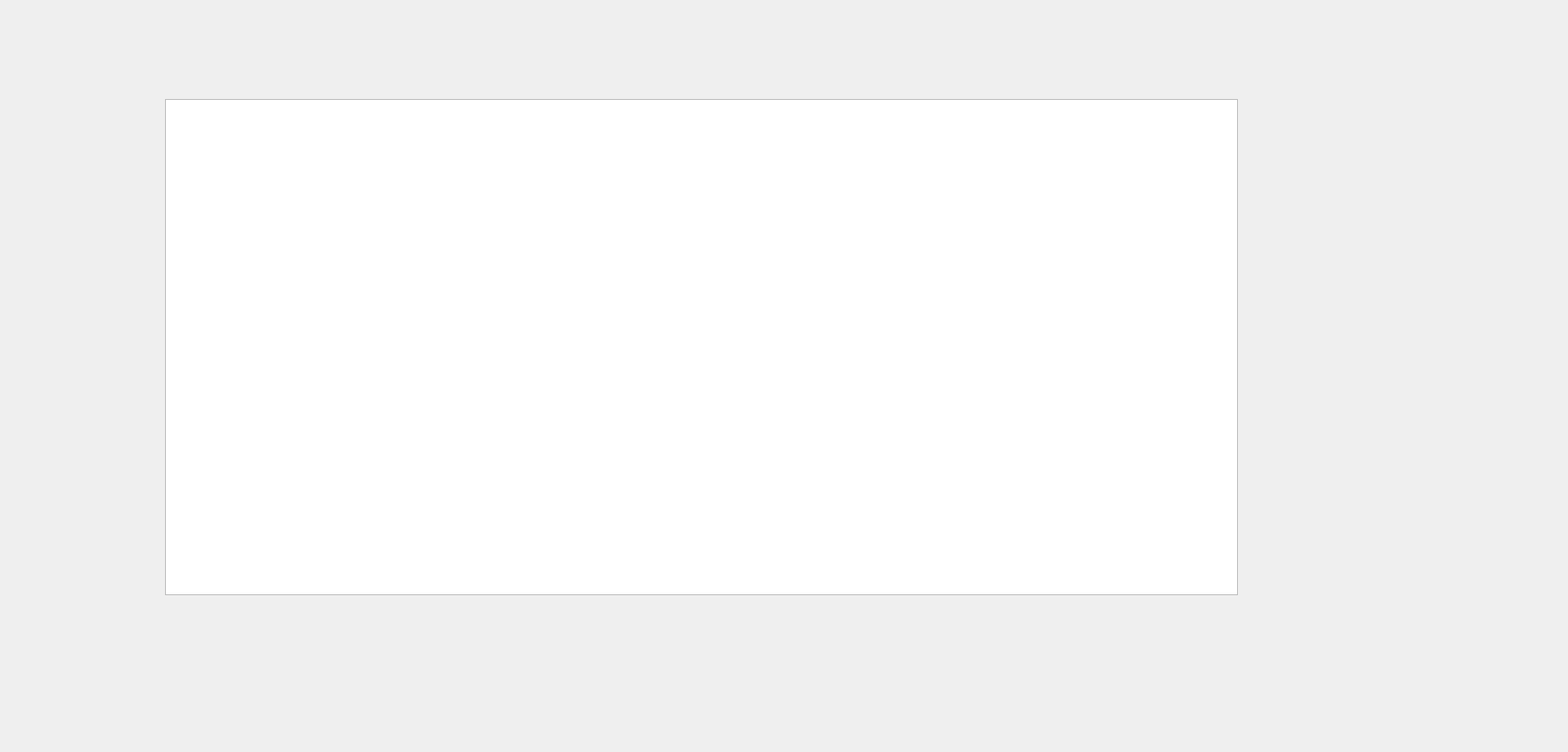
<?xml version="1.0" encoding="UTF-8"?>
<ui version="4.0">
 <class>inboxWindow2</class>
 <widget class="QWidget" name="inboxWindow2">
  <property name="geometry">
   <rect>
    <x>0</x>
    <y>0</y>
    <width>1900</width>
    <height>911</height>
   </rect>
  </property>
  <property name="windowTitle">
   <string>Form</string>
  </property>
  <widget class="QListWidget" name="listWidget">
   <property name="geometry">
    <rect>
     <x>200</x>
     <y>120</y>
     <width>1300</width>
     <height>601</height>
    </rect>
   </property>
   <property name="font">
    <font>
     <pointsize>14</pointsize>
    </font>
   </property>
   <property name="styleSheet">
    <string notr="true">QListView {
	outline:none;
    show-decoration-selected: 1;
}
 
QListView::item:alternate {
    background: #EEEEEE;
}
 
#listWidget::item {
    padding: 10px;
}
 
QListView::item:selected {
    border: 1px solid #6a6ea9;
}
 
QListView::item:selected:!active {
    background: qlineargradient(x1: 0, y1: 0, x2: 0, y2: 1,
                                stop: 0 #ABAFE5, stop: 1 #8588B2);
}
 
QListView::item:selected:active {
    background: qlineargradient(x1: 0, y1: 0, x2: 0, y2: 1,
                                stop: 0 #6a6ea9, stop: 1 #888dd9);
}
 
QListView::item:hover {
    background: qlineargradient(x1: 0, y1: 0, x2: 0, y2: 1,
                                stop: 0 #FAFBFE, stop: 1 #DCDEF1);
}</string>
   </property>
  </widget>
 </widget>
 <resources/>
 <connections/>
</ui>
